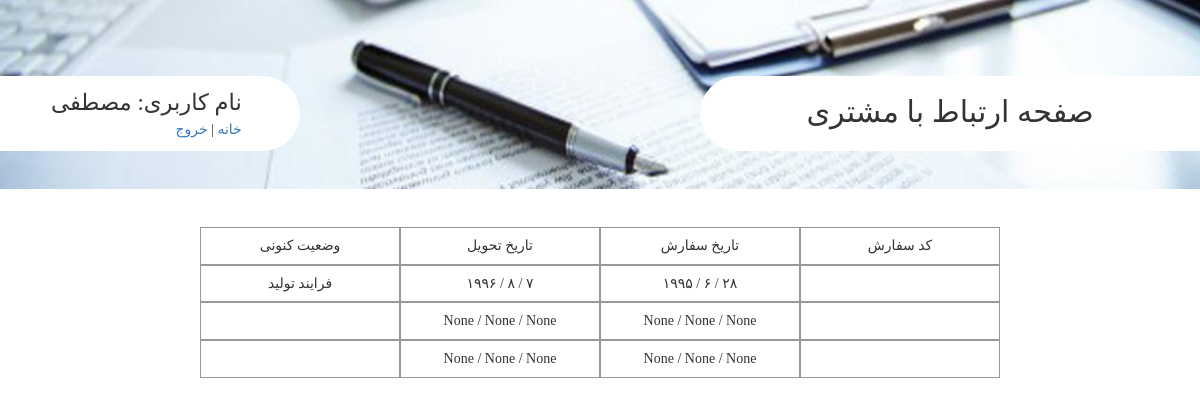
Page /user/show_reserves/ (signed in) on the earlier database version.
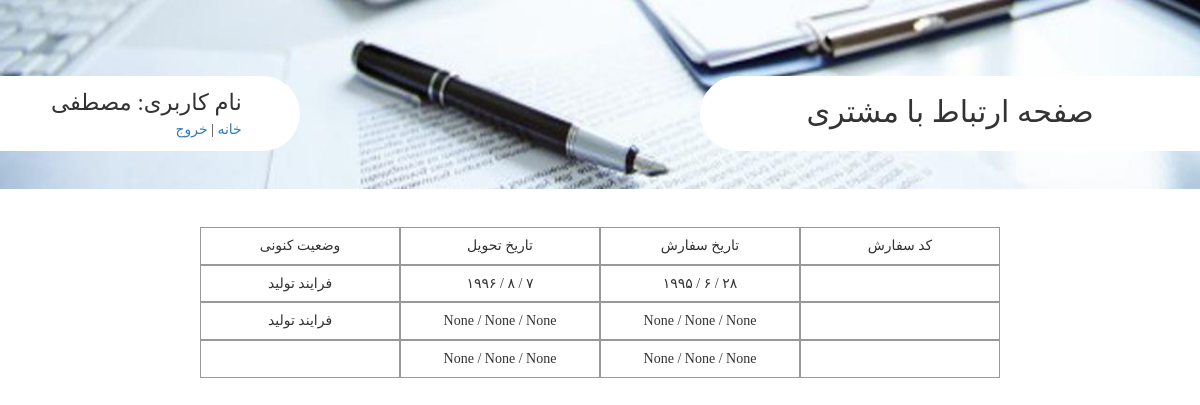
Same page on the later database version.
### UserManager/models.py (models this page shows, shortened)
class Customer(models.Model):
    user = models.OneToOneField(User,)
    username = models.CharField(max_length=100)
    name = models.CharField(max_length=100, null=True, verbose_name='نام')
    phoneNumber = models.CharField(max_length=50, verbose_name='شماره تلفن همراه',)
    email = models.EmailField(verbose_name='ایمیل',)
    moaref = models.CharField(max_length=200, verbose_name='نام معرف',)
    workPhoneNumber = models.CharField(max_length=50, verbose_name='تلفن محل کار',)
    address = models.TextField(verbose_name='آدرس',)
    companyName = models.TextField(verbose_name='نام شرکت',)
    class Meta:
        verbose_name_plural = 'مشتری'

### ReserveForm/models.py (models this page shows, shortened)
class ReserveForm(models.Model):
    customer = models.ForeignKey(Customer, verbose_name='مشتری', )
    tarh = models.ImageField(upload_to='tarh/', verbose_name='طرح', blank=True, null=True)
    serviceTarh = models.ManyToManyField('ServiceTarh', verbose_name='خدمات طرح', blank=True)
    hasParche = models.BooleanField(verbose_name='پارچه دارد',)
    parche = models.ForeignKey('Parche',verbose_name='پارچه', blank=True, null=True)
    parcheWidth = models.FloatField(verbose_name='عرض پارچه', blank=True, null=True)
    parcheHeight = models.FloatField(verbose_name='طول پارچه', blank=True, null=True)
    number = models.IntegerField(verbose_name='تعداد', blank=True, null=True)
    typeChap = models.ForeignKey('Chap', verbose_name='چاپ', blank=True, null=True)
    dookht = models.ForeignKey('Dookht', verbose_name='دوخت', blank=True, null=True,)
    hasLabel = models.BooleanField(verbose_name='برچسب دارد', )
    reserveDay = models.IntegerField(choices=dayChoice, verbose_name='روز', blank=True, null=True)
    reserveMonth = models.IntegerField(choices=monthChoice, verbose_name='ماه', blank=True, null=True)
    reserveYear = models.IntegerField(verbose_name='سال', blank=True, null=True)
    deliveryDay = models.IntegerField(choices=dayChoice, verbose_name='روز', blank=True, null=True)
    deliveryMonth = models.IntegerField(choices=monthChoice, verbose_name='ماه', blank=True, null=True)
    deliveryYear = models.IntegerField(verbose_name='سال', blank=True, null=True)
    description = models.TextField(verbose_name='توضیح', blank=True, null=True)
    process = models.ForeignKey('Process', verbose_name='فرایند', blank=True, null=True)
    class Meta:
        verbose_name_plural = "سفارش ها"

class Process(models.Model):
    name = models.CharField(max_length=100, verbose_name='نام',)
    class Meta:
        verbose_name_plural = 'فرایند'

### UserManager/views.py (the view)
# urls.py: url(r'show_reserves/', view=views.show_reserves, name='ShowReserves'),
@login_required(login_url='/user/login/')
def show_reserves(request):
    customer = Customer.objects.get(user=request.user)
    forms = ReserveForm.objects.filter(customer=customer)
    context = {'forms':forms, 'customer':customer}
    return render(request, 'showReserves.html', context=context)

### ReserveForm/templatetags/toPersian.py (called while the page is built)
@register.filter
def IntegerToPersian(number):
    if number is None:
        return None
    if number==0:
        return '۰'
    persian_number = ''
    while(number>=1):
        digit = number%10
        persian_number = toPersianDigit(digit)+persian_number
        number = int(number/10)
    return persian_number

def toPersianDigit(digit):
    if digit is None:
        return None
    if digit==1:
        return '۱'
    if digit==2:
        return '۲'
    if digit==3:
        return '۳'
    if digit==4:
        return '۴'
    if digit==5:
        return '۵'
    if digit==6:
        return '۶'
    if digit==7:
        return '۷'
    if digit==8:
        return '۸'
    if digit==9:
        return '۹'
    if digit==0:
        return '۰'

### templates/showReserves.html (shortened to what this page needs)
{% extends 'customerBase.html' %}
{% load static %}
{% load toPersian %}
{% block load_style_file %}
    <link href="{% static 'css/showReserves.css' %}" rel="stylesheet" type="text/css">
{% endblock %}
{% block content %}
    <div id="main-content-wrapper" class="container-fluid">
        <div class="row">
            <div id="table-wrapper" class="col-md-8 col-md-offset-2 container-fluid">
                <div class="row">
                    <div class="col-md-3 center-horizontally cell">
                        <h5 class="text-wrapper">وضعیت کنونی</h5>
                    </div>
                    <div class="col-md-3 center-horizontally cell">
                        <h5 class="text-wrapper">تاریخ تحویل</h5>
                    </div>
                    <div class="col-md-3 center-horizontally cell">
                        <h5 class="text-wrapper">تاریخ سفارش</h5>
                    </div>
                    <div class="col-md-3 center-horizontally cell">
                        <h5 class="text-wrapper">کد سفارش</h5>
                    </div>
                </div>
                {% for form in forms %}
                    <div class="row">
                        <div class="col-md-3 center-horizontally cell">
                            <h5 class="text-wrapper">{{ form.process.name }}</h5>
                        </div>
                        <div class="col-md-3 center-horizontally cell">
                            <h5 class="text-wrapper">
                                <span>{{ form.deliveryYear|IntegerToPersian }} /</span>
                                <span>{{ form.deliveryMonth|IntegerToPersian }} /</span>
                                <span>{{ form.deliveryDay|IntegerToPersian }}</span>
                            </h5>
                        </div>
                        <div class="col-md-3 center-horizontally cell">
                            <h5 class="text-wrapper">
                                <span>{{ form.reserveYear|IntegerToPersian }} /</span>
                                <span>{{ form.reserveMonth|IntegerToPersian }} /</span>
                                <span>{{ form.reserveDay|IntegerToPersian }}</span>
                            </h5>
                        </div>
                        <div class="col-md-3 center-horizontally cell">
                        </div>
                    </div>
                {% endfor %}
            </div>
        </div>
    </div>
{% endblock %}

### templates/customerBase.html (shortened to what this page needs)
<!DOCTYPE html>
{% load static %}
<html lang="en">
<head>
    <link href="{% static 'bootstrap-3.3.7-dist/css/bootstrap.min.css' %}" rel="stylesheet" type="text/css">
    <link href="{% static 'css/customer_base.css' %}" type="text/css" rel="stylesheet">
    {% block load_style_file %}
    {% endblock %}
</head>
<body>
{% block header_page %}
    <div id="header-wrapper" class="container-fluid">
        <div class="row">
            <div id="user-property-wrapper" class="col-sm-4 col-xs-5 col-md-3">
                <div id="container-property" class="center-vertically">
                    <div id="username-wrapper">
                        <div id="username-label-wrapper">نام کاربری:</div>
                        <div id="username-value-wrapper">{{ customer.name }}</div>
                    </div>
                    <div id="links-wrapper">
                        <div id="home-link"><a href="{% url 'HomepageCustomer' %}">خانه</a> |</div>
                        <div id="exit-link"><a href="{% url 'Exit' %}">خروج</a></div>
                    </div>
                </div>
            </div>
            <div id="page-title-wrapper" class="col-xs-8 col-xs-offset-4 col-md-5 col-md-offset-4">صفحه ارتباط با مشتری</div>
        </div>
    </div>
{% endblock %}
{% block content %}
{% endblock %}
</body>
</html>

### static/css/customer_base.css (style rules this page uses)
.center-vertically { position: relative; top: 50%; -webkit-transform: translateY(-50%); -moz-transform: translateY(-50%); -ms-transform: translateY(-50%); -o-transform: translateY(-50%); transform: translateY(-50%); }
.center-horizontally { text-align: center; }
#header-wrapper { background-image: url("/static/img/header.jpg"); height: 5cm; background-size:100% 100% ; background-repeat: no-repeat; font-family: "adobe arabic"; }
body { font-family: "adobe arabic"; }
#header-wrapper .row { margin-top: 2cm; }
#user-property-wrapper { background-color: white; height: 2cm; border-bottom-right-radius: 1cm; border-top-right-radius: 1cm; min-width: 4cm; }
#page-title-wrapper { background-color: white; height: 2cm; border-bottom-left-radius: 1cm; border-top-left-radius: 1cm; font-size: 0.8cm; text-align: center; padding-top: 0.4cm; }
#user-property-wrapper #container-property { display: inline-block; width: 6cm; float: left; }
#username-wrapper { direction: rtl; font-size: 0.6cm; }
#user-property-wrapper #username-label-wrapper { direction: rtl; display: inline-block; }
#user-property-wrapper #username-value-wrapper { display: inline-block; }
#links-wrapper { direction: rtl; }
#links-wrapper #exit-link { display: inline-block; }
#links-wrapper #home-link { display: inline-block; }

### static/css/showReserves.css (style rules this page uses)
#main-content-wrapper { padding-top: 1cm; }
.cell { border: solid 1px #999999; min-height: 1cm; }

Differences in the rows shown:
changed ReserveForm (number 2 of 3 on the later page): process.name (not shown) → "فرایند تولید"
